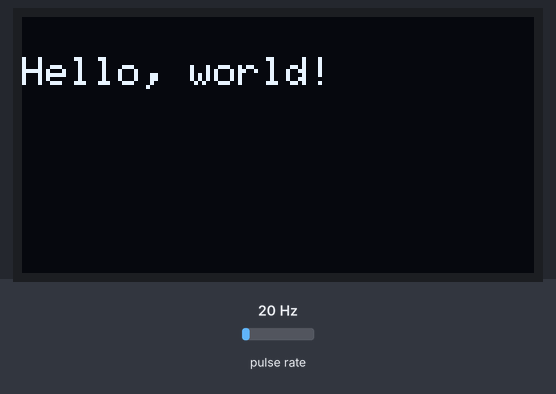
Recording of a sketch running on a simulated Arduino Uno, built with avr-gcc and run on an emulated ATmega328P. On the bench: 128×64 one-colour display. Wiring (inferred from the names in the program): pulse sensor: data pin 2. The inputs (shaded band) are chosen by the test bench; at power-on: pulse rate 20 Hz.

Above: at 2.1 s.
At 3.6 s:
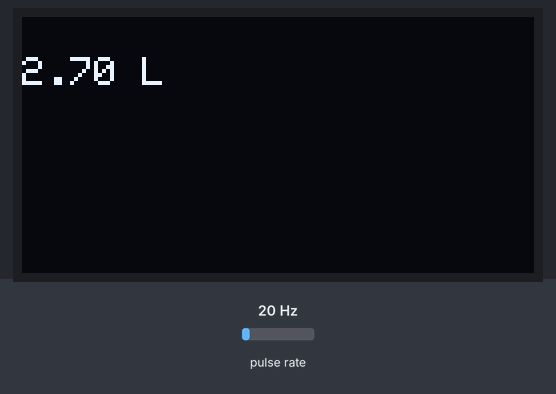
3.7 s: pulse rate (sensor on pin 2) set to 4 Hz
At 5.6 s:
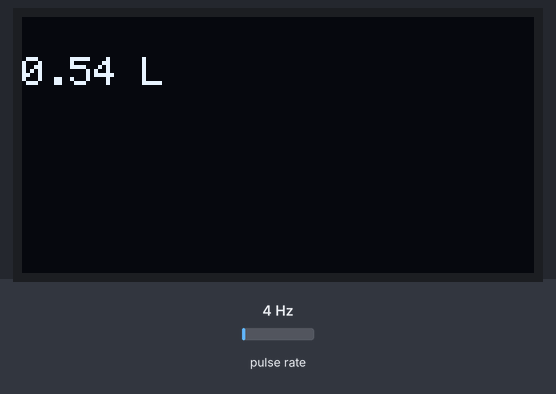
6.6 s: pulse rate (sensor on pin 2) set to 50 Hz
At 9.3 s:
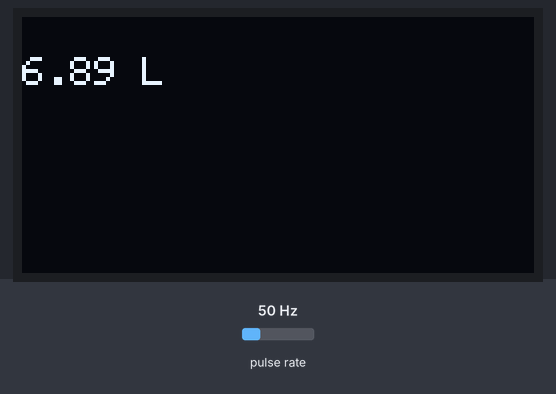
9.6 s: pulse rate (sensor on pin 2) set to 100 Hz
At 12.6 s:
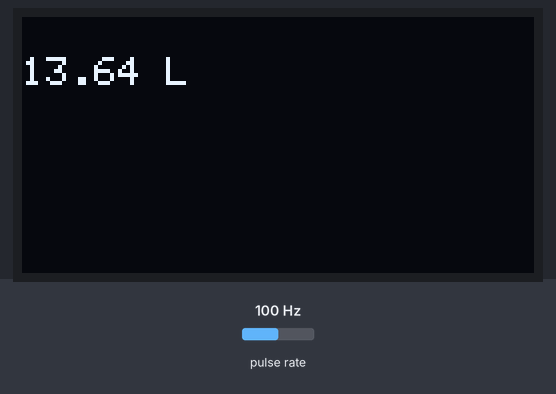
Timing chart, 0 to 14.1 s (numbered marks = the images above; inputs shaded):
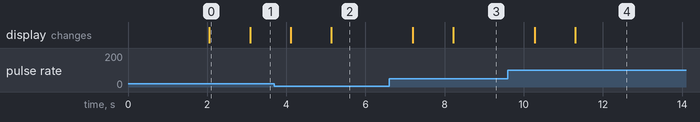

The sketch:

Flow_Meter.ino
```cpp
#include <Wire.h>
#include <Adafruit_GFX.h>
#include <Adafruit_SSD1306.h>

#define SCREEN_WIDTH 128 // OLED display width, in pixels
#define SCREEN_HEIGHT 64 // OLED display height, in pixels

int flowPin = 2;    //This is the input pin on the Arduino
double flowRate;    //This is the value we intend to calculate.
volatile int count; //This integer needs to be set as volatile to ensure it updates correctly during the interrupt process.

// Declaration for an SSD1306 display connected to I2C (SDA, SCL pins)
Adafruit_SSD1306 display(SCREEN_WIDTH, SCREEN_HEIGHT, &Wire, -1);

void setup() {
  //OLED Begin
  Serial.begin(115200);

  if(!display.begin(SSD1306_SWITCHCAPVCC, 0x3D)) { // Address 0x3D for 128x64
    Serial.println(F("SSD1306 allocation failed"));
    for(;;);
  }
  delay(2000);
  display.clearDisplay();

  display.setTextSize(1);
  display.setTextColor(WHITE);
  display.setCursor(0, 10);
  // Display static text
  display.println("Hello, world!");
  display.display();

  //Begin Flow Meter
  pinMode(flowPin, INPUT_PULLUP);           //Sets the pin as an input. INPUT_PULLUP preffered over INPUT.
  attachInterrupt(0, Flow, RISING);  //Configures interrupt 0 (pin 2 on the Arduino Uno) to run the function "Flow"

}
void loop() {
  // put your main code here, to run repeatedly:
  count = 0;      // Reset the counter so we start counting from 0 again
  interrupts();   //Enables interrupts on the Arduino
  delay (1000);   //Wait 1 second
  noInterrupts(); //Disable the interrupts on the Arduino

  //Start the math
  flowRate = (count * 2.25);        //Take counted pulses in the last second and multiply by 2.25mL
  flowRate = flowRate * 60;         //Convert seconds to minutes, giving you mL / Minute
  flowRate = flowRate / 1000;       //Convert mL to Liters, giving you Liters / Minute

  //Print to Display
  display.clearDisplay();
  display.setCursor(0, 10);
  display.print(flowRate);
  display.println(" L");
  display.display();

}

void Flow()
{
   count++; //Every time this function is called, increment "count" by 1
}
```

Measured:
- after the input at 3.7 s, the display: first changes after 0.41 s (image 2 shows a later state)
- after the input at 6.6 s, the display: first changes after 0.59 s (image 3 shows a later state)
- after the input at 9.6 s, the display: first changes after 0.68 s (image 4 shows a later state)
- what the display in image 0 shows lasts 1.0 s, from 2.1 s to 3.1 s
